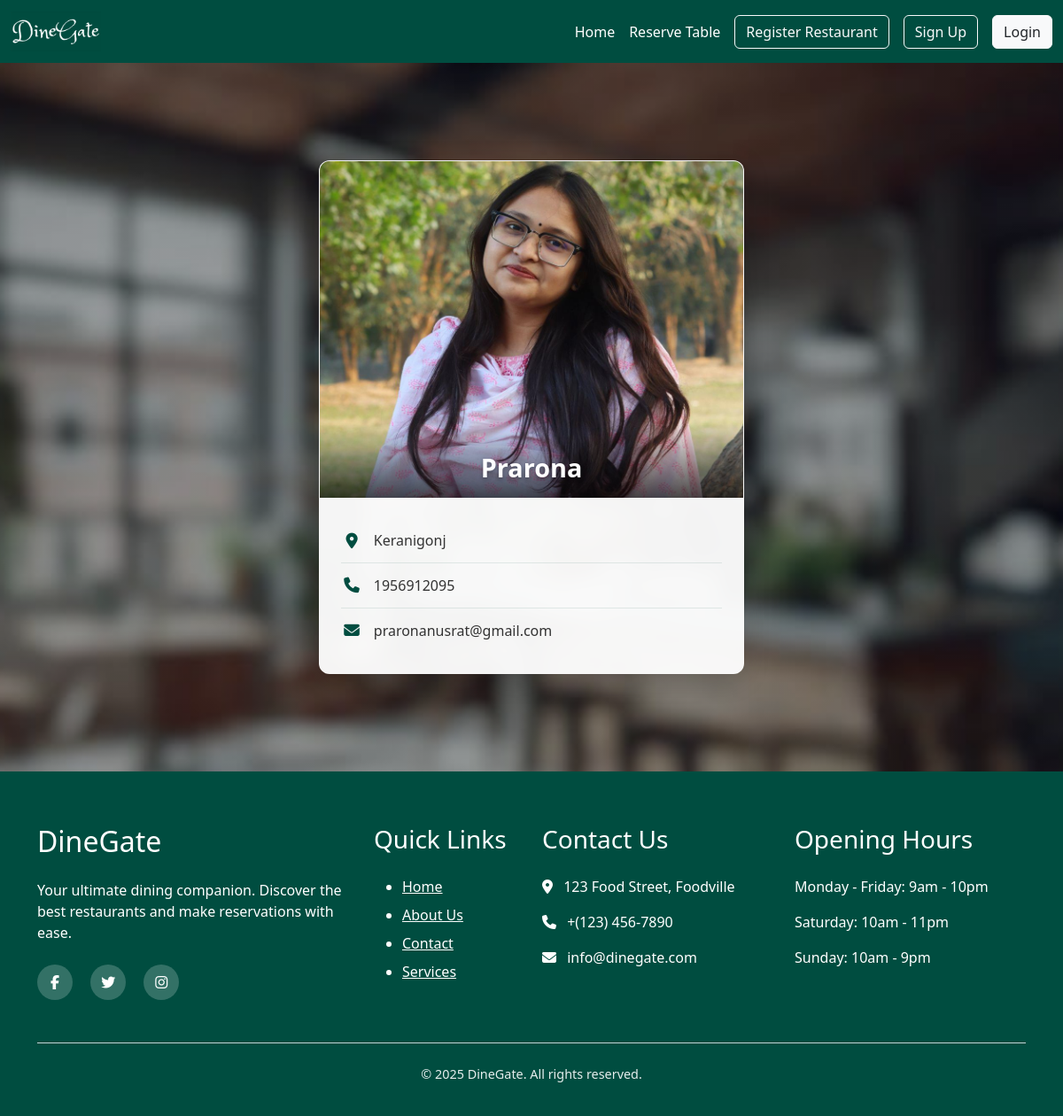
The app's page /Customer_profile/4/, older data.
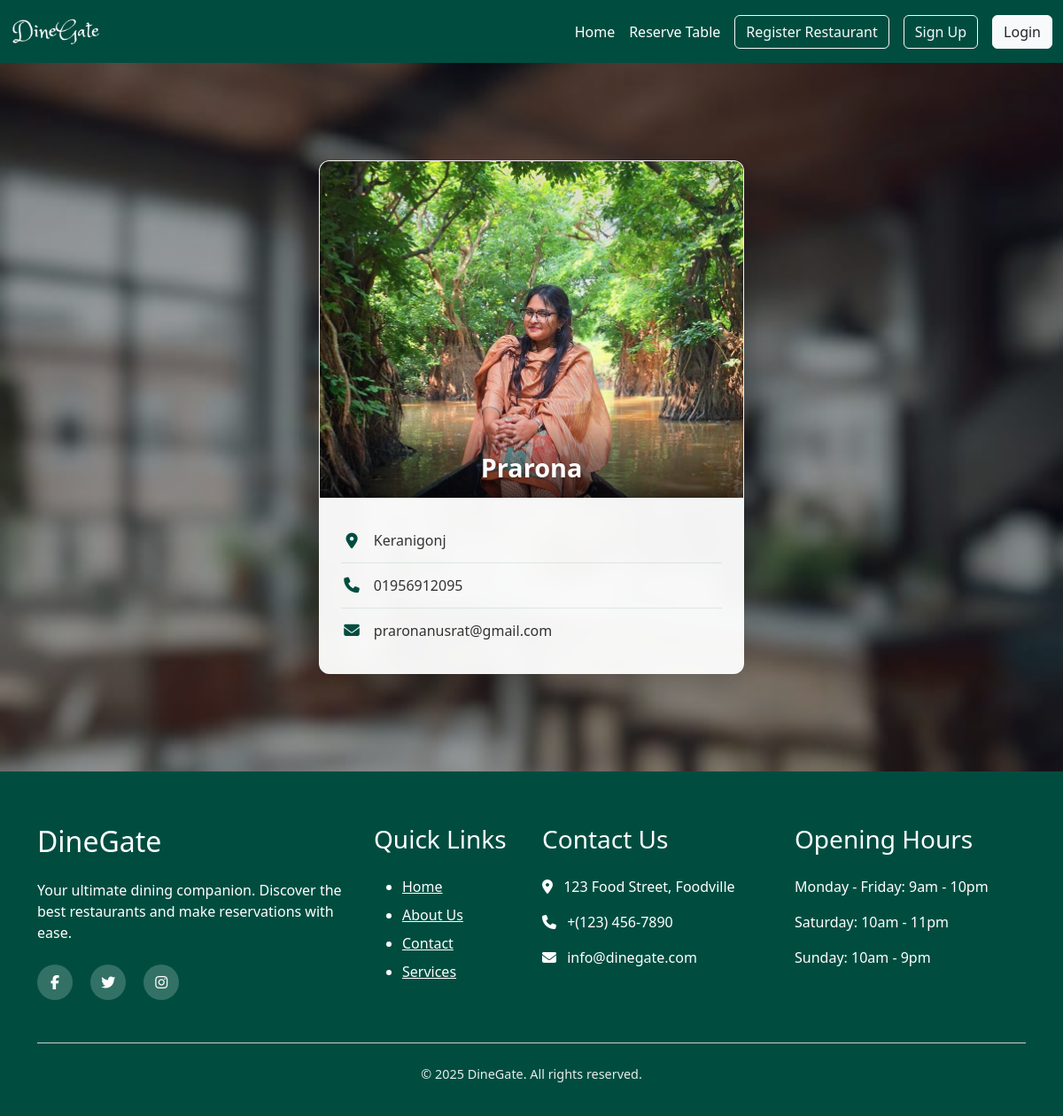
The same page, newer data.
### account/models.py (models this page shows, shortened)
class CustomerUser(models.Model):
    user_name=models.CharField(max_length=100)
    user_email=models.EmailField(max_length=100,blank=True,null=True)
    user_contact_number=models.CharField(max_length=15,blank=True,null=True)
    user_address=models.CharField(max_length=200,blank=True,null=True)
    user_image=models.ImageField(blank=True,null=True)
    user_password=models.CharField(max_length=200,blank=True,null=True)
    role = models.CharField(max_length=20, default='customer')

### account/views.py (the view)
# urls.py: path('Customer_profile/<str:id>/',a_views.Customer_profile, name='Customer_profile'),
def Customer_profile(request,id):
    customer = CustomerUser.objects.get(pk=id)
    return render(request, 'account/Customer_profile.html', {'customer': customer})

### account/context_processors.py (called while the page is built)
def user_role(request):
    user = None
    role = None
    if request.session.get('user_id'):
        try:
            user = CustomerUser.objects.get(id=request.session['user_id'])
            role = 'customer'
        except CustomerUser.DoesNotExist:
            pass
    elif request.session.get('restaurant_id'):
        try:
            user = Restaurant.objects.get(id=request.session['restaurant_id'])
            role = 'restaurant'
        except Restaurant.DoesNotExist:
            pass
    return {
        'logged_user': user,
        'logged_role': role,
    }

### template/account/Customer_profile.html
{% extends 'base.html' %}
{% load static %}
{% block content %}
<div class="profile-background" style="
    background: linear-gradient(rgba(0, 0, 0, 0.3), rgba(0, 0, 0, 0.3)),
                url('{% static 'images/back2.jpg' %}') no-repeat center center fixed;
    background-size: cover;
    min-height: 100vh;
    padding: 2rem;
    display: flex;
    align-items: center;
    justify-content: center;
  ">
  <div class="profile-card-wrapper">
    <div class="profile-header-container">
      {% if customer.user_image %}
        <img src="{{ customer.user_image.url }}" alt="Profile Header" class="profile-header-image">
      {% else %}
        <img src="{% static 'images/dp2.jpg' %}" alt="Default Header" class="profile-header-image">
      {% endif %}
      <div class="profile-name-overlay">
        <h2>{{ customer.user_name }}</h2>
      </div>
    </div>
    <div class="profile-info-section">
      <div class="info-item">
        <i class="fas fa-map-marker-alt info-icon"></i>
        <span class="info-text">{{ customer.user_address }}</span>
      </div>
      <div class="info-item">
        <i class="fas fa-phone info-icon"></i>
        <span class="info-text">{{ customer.user_contact_number }}</span>
      </div>
      <div class="info-item">
        <i class="fas fa-envelope info-icon"></i>
        <span class="info-text">{{ customer.user_email }}</span>
      </div>
    </div>
  </div>
</div>
{% endblock %}

Row changes from the older to the newer data that the page shows:
changed CustomerUser "Prarona": user_image: a different picture; user_contact_number "1956912095" → "01956912095"
